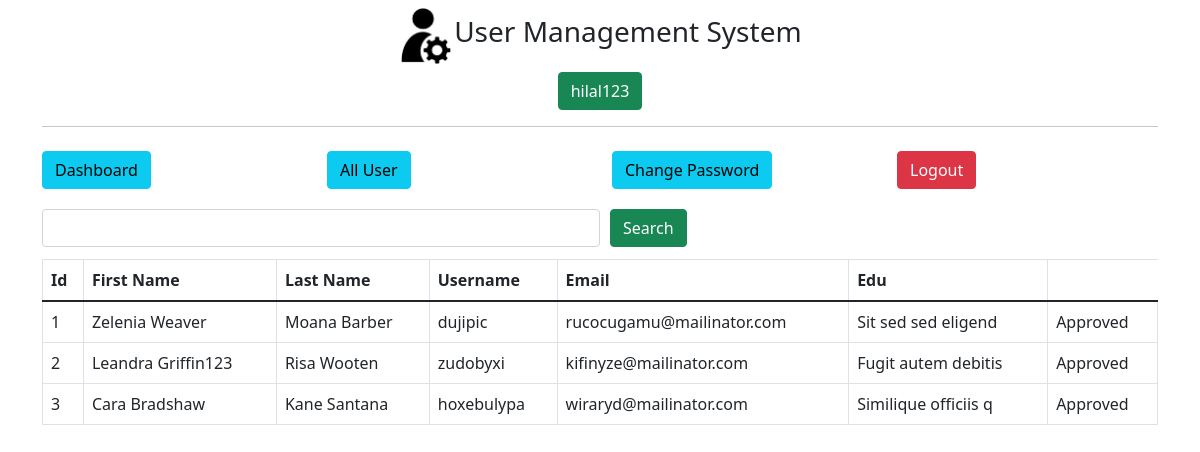
The page /admin/get-all-user (signed in) on the database as committed earlier.
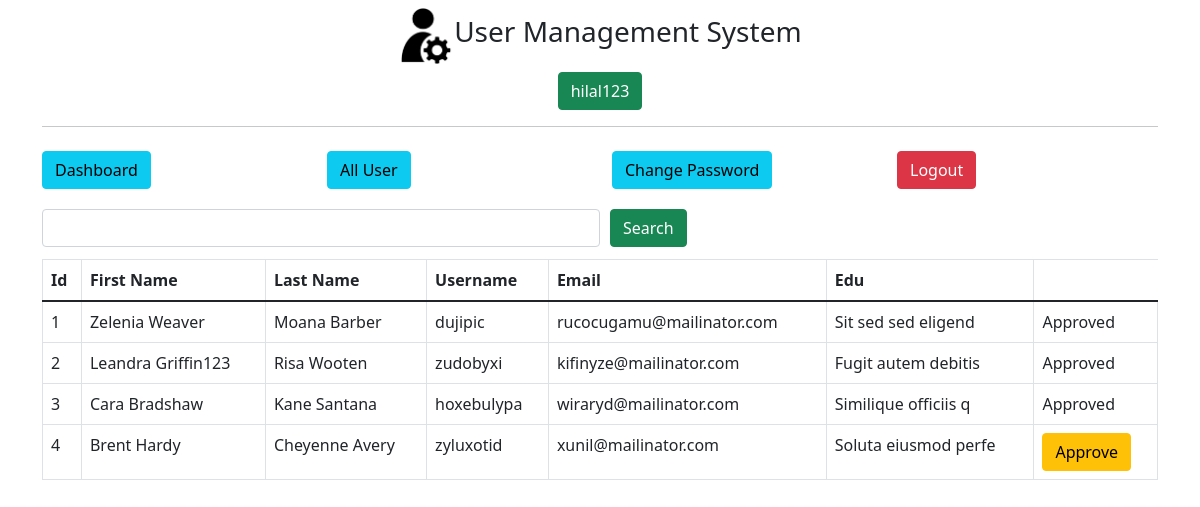
The same page on the database as committed later.
### main.py (models this page shows, shortened)
class User(db.Model):
    id=db.Column(db.Integer, primary_key=True)
    fname=db.Column(db.String(255), nullable=False)
    lname=db.Column(db.String(255), nullable=False)
    email=db.Column(db.String(255), nullable=False)
    username=db.Column(db.String(255), nullable=False)
    edu=db.Column(db.String(255), nullable=False)
    password=db.Column(db.String(255), nullable=False)
    status=db.Column(db.Integer,default=0, nullable=False)

### main.py (the view)
@app.route('/admin/get-all-user', methods=["POST","GET"])
def adminGetAllUser():
    if not session.get('admin_id'):
        return redirect('/admin/')
    if request.method== "POST":
        search=request.form.get('search')
        users=User.query.filter(User.username.like('%'+search+'%')).all()
        return render_template('admin/all-user.html',title='Approve User',users=users)
    else:
        users=User.query.all()
        return render_template('admin/all-user.html',title='Approve User',users=users)

### templates/admin/all-user.html
{% extends "admin/layout.html"%}
{% block content %}
<div class="container">
    {% include 'admin/navbar.html' %}
    <div class="my-2">
        <form action="" method="POST" style="width:100%">
            <div class="d-flex align-items-center">
                <input type="text" name="search" id="search" class="form-control my-1 w-50">
                <button type="submit" class="btn btn-success " style="margin-left:10px;">Search</button>
            </div>
        </form>
    </div>
    <div class="my-2">
        <div class="table-responsive">
            <table class="table table-bordered">
                <thead>
                    <tr>
                        <th>Id</th>
                        <th>First Name</th>
                        <th>Last Name</th>
                        <th>Username</th>
                        <th>Email</th>
                        <th>Edu</th>
                    </tr>
                </thead>
                <tbody>
                    {% for user in users %}
                    <tr>
                        <td>{{user.id}}</td>
                        <td>{{user.fname}}</td>
                        <td>{{user.lname}}</td>
                        <td>{{user.username}}</td>
                        <td>{{user.email}}</td>
                        <td>{{user.edu}}</td>
                        <td>
                            {% if user.status == 1 %}
                            Approved
                            {% else %}
                            <a href="/admin/approve-user/{{user.id}}">
                                <button class="btn btn-warning">Approve</button>
                            </a>
                            {% endif %}
                        </td>
                    </tr>
                    {% endfor %}
                </tbody>
            </table>
        </div>
    </div>
</div>
{% endblock content %}

### templates/admin/layout.html (shortened to what this page needs)
<!DOCTYPE html>
<html lang="en">
<head>
    <link href="https://cdn.jsdelivr.net/npm/bootstrap@5.1.3/dist/css/bootstrap.min.css" rel="stylesheet">
</head>
<body>
    <div class="container my-2">
        <div class="d-flex justify-content-center align-items-center">
            <img style="width: 5%;"
                alt="">
            <h3>
                User Management System
            </h3>
        </div>
        <div class="my-2 text-center">
            {% if session.admin_name %}
            <button class="btn btn-success">{{session.admin_name}}</button>
            {% endif %}
        </div>
        <hr>
    </div>
    {% block content %} {% endblock content %}
</body>
</html>

### templates/admin/navbar.html
<div class="row d-flex justify-content-center">
    <div class="col-xl-3 col-lg-3 col-md-3 my-2 col-sm-12">
        <a href="/admin/dashboard" class="btn btn-info w-full">Dashboard</a>
    </div>
    <div class="col-xl-3 col-lg-3 col-md-3 my-2 col-sm-12">
        <a href="/admin/get-all-user" class="btn btn-info w-full">All User</a>
    </div>
    <div class="col-xl-3 col-lg-3 col-md-3 my-2 col-sm-12">
        <a href="/admin/change-admin-password" class="btn btn-info w-full">Change Password</a>
    </div>
    <div class="col-xl-3 col-lg-3 col-md-3 my-2 col-sm-12">
        <a href="/admin/logout" class="btn btn-danger w-full">Logout</a>
    </div>
</div>

Rows that differ between the two databases and show on the page:
added User: id "4", fname "Brent Hardy", lname "Cheyenne Avery", username "zyluxotid", email "xunil@mailinator.com", edu "Soluta eiusmod perfe"
